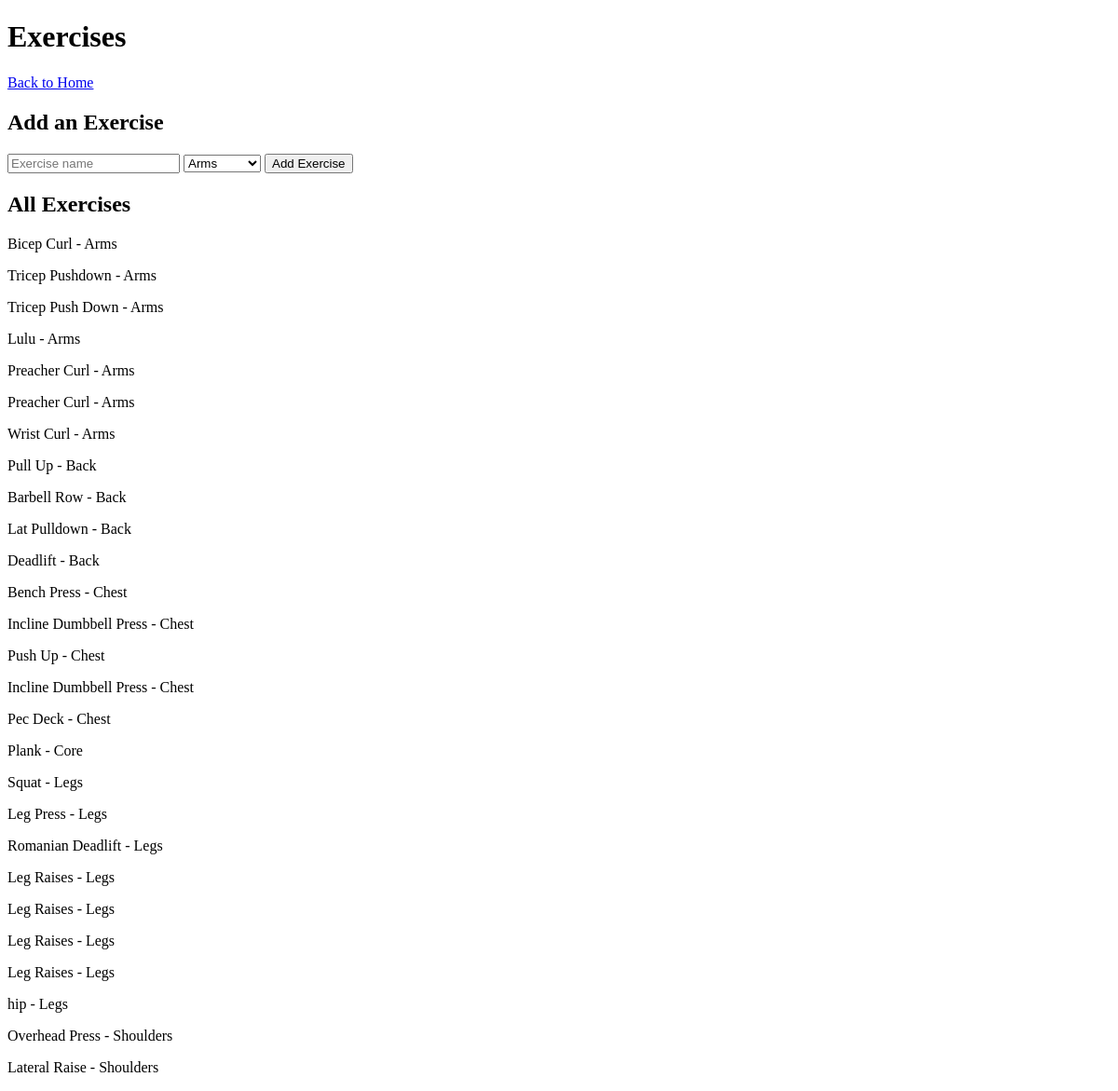
The app's page /exercises, older data.
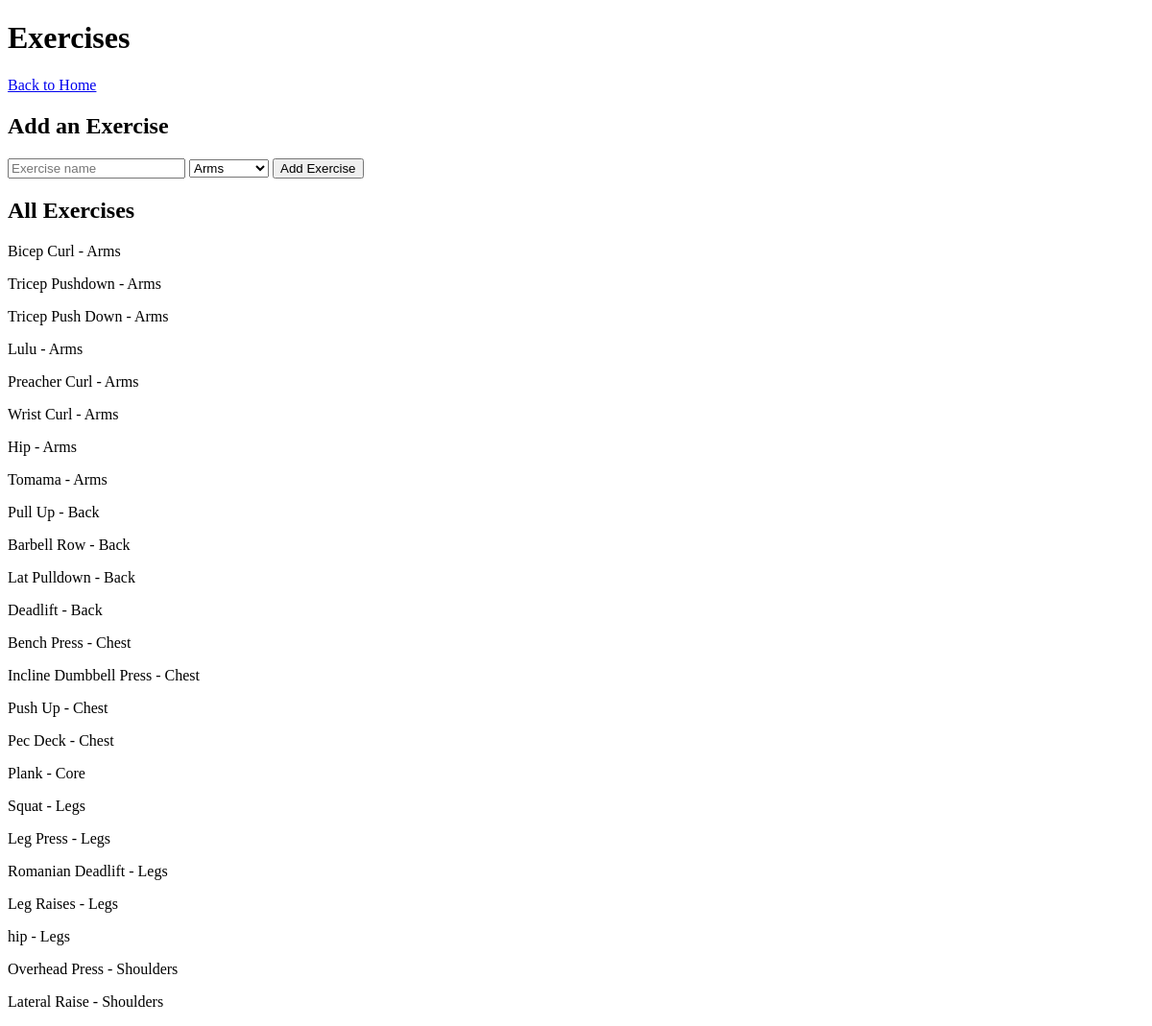
The same page, newer data.
### tables this page shows
CREATE TABLE exercises (
            id INTEGER PRIMARY KEY AUTOINCREMENT,
            name TEXT NOT NULL,
            muscle_group TEXT NOT NULL
        );

### app.py (the view)
@app.route("/exercises")
def exercises():
    conn = get_db()
    cursor = conn.cursor()
    cursor.execute("SELECT * FROM exercises ORDER BY muscle_group")
    exercises = cursor.fetchall()
    conn.close()
    return render_template("exercises.html", exercises=exercises)

### app.py (called while the page is built)
def get_db():
    conn = sqlite3.connect(DB_PATH)
    conn.row_factory = sqlite3.Row
    return conn

### templates/exercises.html (shortened to what this page needs)
<!DOCTYPE html>
<html lang="en">
<head>
</head>
<body>
    <h1>Exercises</h1>
    <a href="/">Back to Home</a>
    <h2>Add an Exercise</h2>
    <form action="/add-exercise" method="POST">
        <input type="text" name="name" placeholder="Exercise name" required>
        <select name="muscle_group">
            <option value="Arms">Arms</option>
        </select>
        <button type="submit">Add Exercise</button>
    </form>
    <h2>All Exercises</h2>
    {% for exercise in exercises %}
        <p>{{ exercise.name }} - {{ exercise.muscle_group }}</p>
    {% endfor %}
</body>
</html>

Row changes from the older to the newer data that the page shows:
removed exercises: name "Preacher Curl", muscle_group "Arms"
removed exercises: name "Incline Dumbbell Press", muscle_group "Chest"
removed exercises: name "Leg Raises", muscle_group "Legs"
removed exercises: name "Leg Raises", muscle_group "Legs"
removed exercises: name "Leg Raises", muscle_group "Legs"
added exercises: name "Hip", muscle_group "Arms"
added exercises: name "Tomama", muscle_group "Arms"
